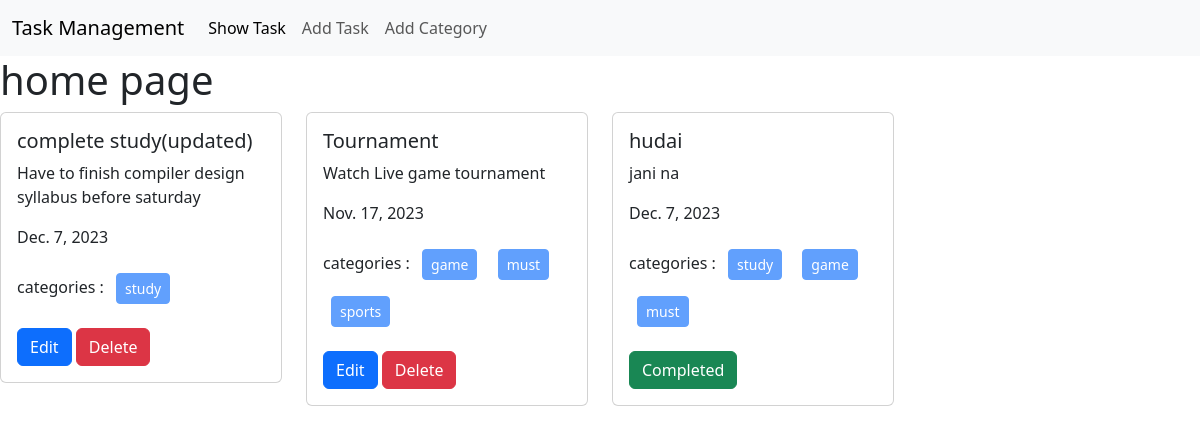
The page / on the database its author committed.
### task/models.py (models this page shows, shortened)
class Task(models.Model):
    task_title = models.CharField(max_length=100)
    task_description = models.TextField()
    is_completed = models.BooleanField(default=False)
    assigned_date = models.DateField()
    category = models.ManyToManyField(Category)

### category/models.py (models this page shows, shortened)
class Category(models.Model):
    name = models.CharField(max_length=50)

### Task_Management_System/views.py (the view)
# urls.py: 2. Add a URL to urlpatterns:  path('', views.home, name='home')
def home(request):
    data = Task.objects.all()
    return render(request,'home.html',{'task' : data})

### templates/home.html
{% extends 'base.html' %} {% block content %}
<h1>home page</h1>
<div class="row">
  {% for data in task%}
  <div class="col-sm-3 mb-3 mb-sm-0">
    <div class="card">
      <div class="card-body">
        <h5 class="card-title">{{data.task_title}}</h5>
        <p class="card-text">{{data.task_description}}</p>
        <p class="card-text">{{data.assigned_date}}</p>
        <p class="card-text">
          categories : {% for i in data.category.all %}
          <button class="btn btn-primary btn-sm m-2" disabled>
            {{i.name}}
          </button>
          {% endfor %}
        </p>
        {% if data.is_completed == True %}
        <button type="button" class="btn btn-success">Completed</button>
        {% else %}
        <a href="{% url 'edit_task' data.id %}" class="btn btn-primary">Edit</a>
        <a href="{% url 'delete_task' data.id %}" class="btn btn-danger">Delete</a>
        {% endif %}
      </div>
    </div>
  </div>
  {% endfor %}
</div>
{% endblock %}

### templates/base.html (shortened to what this page needs)
<!DOCTYPE html>
<html lang="en">
  <head>
  </head>
  <link
    href="https://cdn.jsdelivr.net/npm/bootstrap@5.3.2/dist/css/bootstrap.min.css"
    rel="stylesheet"
  />
  <body>
    <nav class="navbar navbar-expand-lg bg-body-tertiary">
      <div class="container-fluid">
        <a class="navbar-brand" href="#">Task Management</a>
        <div class="collapse navbar-collapse" id="navbarNav">
          <ul class="navbar-nav">
            <li class="nav-item">
              <a class="nav-link active" aria-current="page" href="{% url 'home_page' %}">Show Task</a>
            </li>
            <li class="nav-item">
              <a class="nav-link" href="{% url 'add_task' %}">Add Task</a>
            </li>
            <li class="nav-item">
              <a class="nav-link" href="{% url 'add_category' %}">Add Category</a>
            </li>
          </ul>
        </div>
      </div>
    </nav>
    {% block content %} {% endblock %}
  </body>
</html>

### rows shown on the page
Task: task_title "complete study(updated)", task_description "Have to finish compiler design syllabus before saturday", assigned_date "Dec. 7, 2023", is_completed "Edit"
Category: name "study"
Task: task_title "Tournament", task_description "Watch Live game tournament", assigned_date "Nov. 17, 2023", is_completed "Edit"
Category: name "game"
Category: name "must"
Category: name "sports"
Task: task_title "hudai", task_description "jani na", assigned_date "Dec. 7, 2023", is_completed "Completed"
